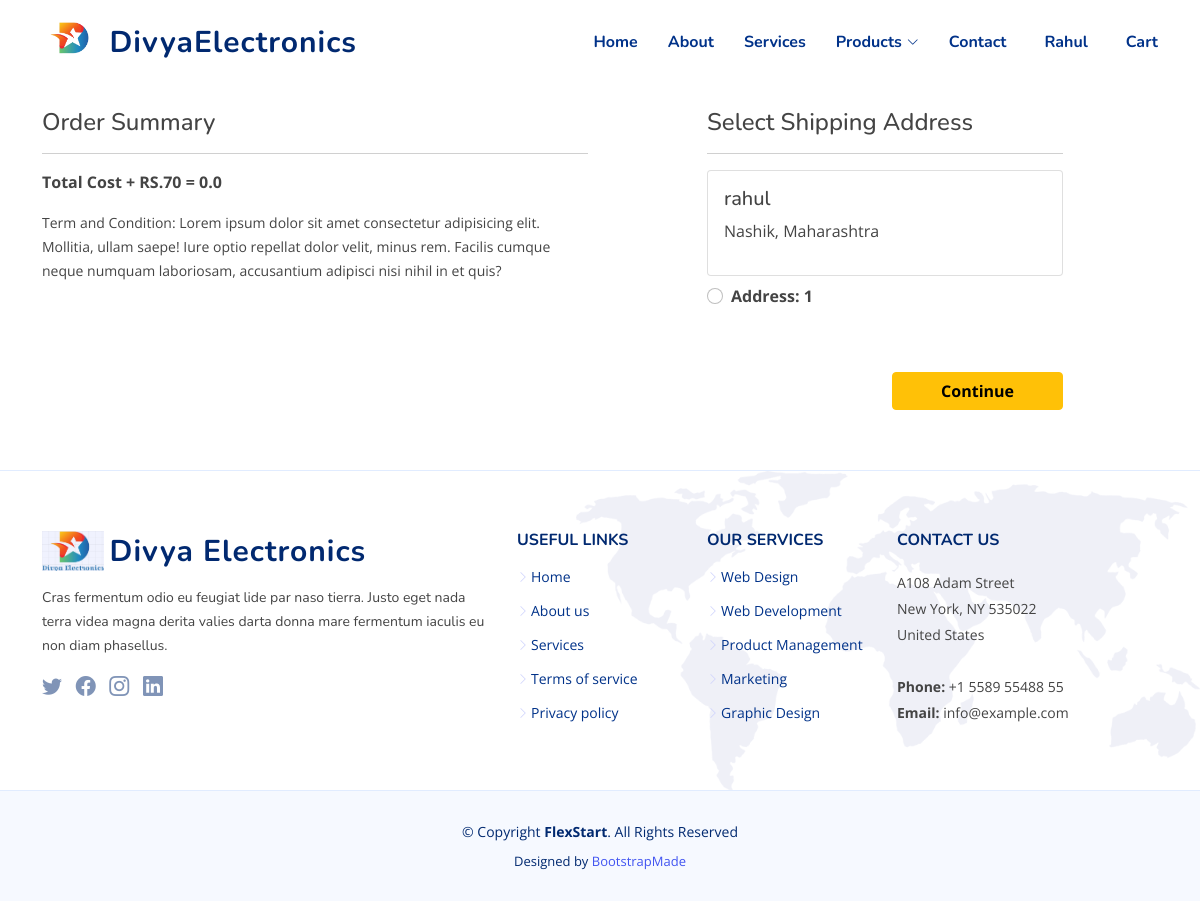
Page /checkout/ (signed in) on the committed database.
### home/models.py (models this page shows, shortened)
class Customer(models.Model):
 user = models.ForeignKey(User, on_delete=models.CASCADE)
 name = models.CharField(max_length=200)
 city = models.CharField(choices=CITY_CHOICES, max_length=50)
 state = models.CharField(max_length=50)

### home/views.py (the view)
# urls.py: path('checkout/', views.checkout, name='checkout'),
@login_required
def checkout(request):
 user = request.user
 add = Customer.objects.filter(user=user)
 cart_items = Cart.objects.filter(user=request.user)
 amount = 0.0
 shipping_amount= 70.0
 totalamount = 0.0
 cart_product = [p for p in Cart.objects.all() if p.user ==  request.user]
 if cart_product:
  for p in cart_product:
    tempamount = (p.quantity * p.product.selling_price)
    amount += tempamount
  totalamount = amount + shipping_amount
 return render(request, 'home/checkout.html', {'add':add, 'totalamount':totalamount, 'cart_items':cart_items})

### home/templates/home/checkout.html (shortened to what this page needs)
{% extends 'home/base.html' %}
{% load static %}
{% block main-content %}
<section class="inner-page">
<div class="container">
 <div class="row mt-5">
  <div class="col-sm-6">
    <h4>Order Summary</h4>
    <hr>
    <p class="fw-bold">Total Cost + RS.70 = {{totalamount}}</p>
    <small>Term and Condition: Lorem ipsum dolor sit amet consectetur adipisicing elit. Mollitia, ullam saepe! Iure optio repellat dolor velit, minus rem. Facilis cumque neque numquam laboriosam, accusantium adipisci nisi nihil in et quis?</small>
  </div>
  <div class="col-sm-4 offset-sm-1">
    <h4>Select Shipping Address</h4>
    <hr>
    <form action="/paymentdone">
    {% for ad in add %}
      <div class="card">
        <div class="card-body">
        <h5>{{ad.name}}</h5>
        <p>{{ad.city}}, {{ad.state}}</p>
        </div>
      </div>
        <div class="form-check mt-2 mb-5">
          <input class="form-check-input" type="radio" name="custid" id="custadd{{forloop.counter}}" value="{{ad.id}}">
          <label class="form-check-label fw-bold" for="custadd{{forloop.counter}}">
            Address:  {{ forloop.counter }} </label>
        </div>
      {% endfor %}
        <div class="text-end">
          <button type="submit" class="btn btn-warning mt-3 px-5 fw-bold">Continue</button>
        </div>
      </form>
    </div>
  </div>
</div>
</section>
{% endblock main-content %}

### home/templates/home/base.html (shortened to what this page needs)
<!DOCTYPE html>
<html lang="en">
{% load static %}
<head>
  <link rel="stylesheet" href="{% static 'home/assets/css/owl.carousel.min.css' %}">
  <link href="{% static 'home/assets/vendor/bootstrap/css/bootstrap.min.css' %}" rel="stylesheet">
  <link href="{% static 'home/assets/vendor/bootstrap-icons/bootstrap-icons.css' %}" rel="stylesheet">
  <link href="{% static 'home/assets/vendor/aos/aos.css' %}" rel="stylesheet">
  <link href="{% static 'home/assets/vendor/remixicon/remixicon.css' %}" rel="stylesheet">
  <link href="{% static 'home/assets/vendor/swiper/swiper-bundle.min.css' %}" rel="stylesheet">
  <link href="{% static 'home/assets/vendor/glightbox/css/glightbox.min.css' %}" rel="stylesheet">
  <link href="{% static 'home/assets/css/style.css' %}" rel="stylesheet">
</head>
<body>
  <header id="header" class="header fixed-top">
    <div class="container-fluid container-xl d-flex align-items-center justify-content-between">
      <a href="index.html" class="logo d-flex align-items-center">
        <img src="{% static 'home/assets/img/Divya 3.png' %}" alt="">
        <span>DivyaElectronics</span>
      </a>
      <nav id="navbar" class="navbar">
        <ul>
          <li><a class="nav-link" href="/">Home</a></li>
          <li><a class="nav-link" href="{% url 'about' %}">About</a></li>
          <li><a class="nav-link" href="{% url 'services' %}">Services</a></li>
          <li class="dropdown"><a href="#"><span>Products</span> <i class="bi bi-chevron-down"></i></a>
          </li>
          <li><a class="nav-link" href="{% url 'contactus' %}">Contact</a></li>
          <ul>
          {% if request.user.is_authenticated %}
            <li class="nav-item dropdown mx-2">
              <a class="nav-link scrollto" href="#" id="profileDropdown" role="button" data-bs-toggle="dropdown" aria-expanded="false">
                {{request.user.username|capfirst}}
              </a>
            </li>
            <li>
             <a href="{% url 'showcart' %}" class="nav-link scrollto"> Cart </a>
            </li>
          {% endif %}
          </ul>
        </ul>
      </nav>
    </div>
  </header>
  {% block main-content %} {% endblock main-content %}
  <footer id="footer" class="footer">
    <div class="footer-top">
      <div class="container">
        <div class="row gy-4">
          <div class="col-lg-5 col-md-12 footer-info">
            <a href="index.html" class="logo d-flex align-items-center">
              <img src="{% static 'home/assets/img/logo.jpg' %}" alt="">
              <span>Divya Electronics</span>
            </a>
            <p>Cras fermentum odio eu feugiat lide par naso tierra. Justo eget nada terra videa magna derita valies darta donna mare fermentum iaculis eu non diam phasellus.</p>
            <div class="social-links mt-3">
              <a href="#" class="twitter"><i class="bi bi-twitter"></i></a>
              <a href="#" class="facebook"><i class="bi bi-facebook"></i></a>
              <a href="#" class="instagram"><i class="bi bi-instagram bx bxl-instagram"></i></a>
              <a href="#" class="linkedin"><i class="bi bi-linkedin bx bxl-linkedin"></i></a>
            </div>
          </div>
          <div class="col-lg-2 col-6 footer-links">
            <h4>Useful Links</h4>
            <ul>
              <li><i class="bi bi-chevron-right"></i> <a href="#">Home</a></li>
              <li><i class="bi bi-chevron-right"></i> <a href="#">About us</a></li>
              <li><i class="bi bi-chevron-right"></i> <a href="#">Services</a></li>
              <li><i class="bi bi-chevron-right"></i> <a href="#">Terms of service</a></li>
              <li><i class="bi bi-chevron-right"></i> <a href="#">Privacy policy</a></li>
            </ul>
          </div>
          <div class="col-lg-2 col-6 footer-links">
            <h4>Our Services</h4>
            <ul>
              <li><i class="bi bi-chevron-right"></i> <a href="#">Web Design</a></li>
              <li><i class="bi bi-chevron-right"></i> <a href="#">Web Development</a></li>
              <li><i class="bi bi-chevron-right"></i> <a href="#">Product Management</a></li>
              <li><i class="bi bi-chevron-right"></i> <a href="#">Marketing</a></li>
              <li><i class="bi bi-chevron-right"></i> <a href="#">Graphic Design</a></li>
            </ul>
          </div>
          <div class="col-lg-3 col-md-12 footer-contact text-center text-md-start">
            <h4>Contact Us</h4>
            <p>
              A108 Adam Street <br>
              New York, NY 535022<br>
              United States <br><br>
              <strong>Phone:</strong> +1 5589 55488 55<br>
              <strong>Email:</strong> info@example.com<br>
            </p>
          </div>
        </div>
      </div>
    </div>
    <div class="container">
      <div class="copyright">
        &copy; Copyright <strong><span>FlexStart</span></strong>. All Rights Reserved
      </div>
      <div class="credits">
        Designed by <a href="https://bootstrapmade.com/">BootstrapMade</a>
      </div>
    </div>
  </footer>
</body>
</html>

### home/static/home/assets/css/style.css (style rules this page uses)
:root { scroll-behavior: smooth; }
body { font-family: "Open Sans", sans-serif; color: #444444; }
a { color: #4154f1; text-decoration: none; }
h1, h2, h3, h4, h5, h6 { font-family: "Nunito", sans-serif; }
section { padding: 60px 0; overflow: hidden; }
.header { transition: all 0.5s; z-index: 997; padding: 20px 0; }
.header .logo { line-height: 0; }
.header .logo img { max-height: 40px; margin-right: 6px; }
.header .logo span { font-size: 30px; font-weight: 700; letter-spacing: 1px; color: #012970; font-family: "Nunito", sans-serif; margin-top: 3px; }
.navbar { padding: 0; }
.navbar ul { margin: 0; padding: 0; display: flex; list-style: none; align-items: center; }
.navbar li { position: relative; }
.navbar a { display: flex; align-items: center; justify-content: space-between; padding: 10px 0 10px 30px; font-family: "Nunito", sans-serif; font-size: 16px; font-weight: 700; color: #013289; white-space: nowrap; transition: 0.3s; }
.navbar a i { font-size: 12px; line-height: 0; margin-left: 5px; }
.footer { background: #f6f9ff; padding: 0 0 30px 0; font-size: 14px; }
.footer .footer-top { background: white url(../img/footer-bg.png) no-repeat right top; background-size: contain; border-top: 1px solid #e1ecff; border-bottom: 1px solid #e1ecff; padding: 60px 0 30px 0; }
.footer .footer-top .footer-info { margin-bottom: 30px; }
.footer .footer-top .footer-info .logo { line-height: 0; margin-bottom: 15px; }
.footer .footer-top .footer-info .logo img { max-height: 40px; margin-right: 6px; }
.footer .footer-top .footer-info .logo span { font-size: 30px; font-weight: 700; letter-spacing: 1px; color: #012970; font-family: "Nunito", sans-serif; margin-top: 3px; }
.footer .footer-top .footer-info p { font-size: 14px; line-height: 24px; margin-bottom: 0; font-family: "Nunito", sans-serif; }
.footer .footer-top .social-links a { font-size: 20px; display: inline-block; color: rgba(1, 41, 112, 0.5); line-height: 0; margin-right: 10px; transition: 0.3s; }
.footer .footer-top h4 { font-size: 16px; font-weight: bold; color: #012970; text-transform: uppercase; position: relative; padding-bottom: 12px; }
.footer .footer-top .footer-links { margin-bottom: 30px; }
.footer .footer-top .footer-links ul { list-style: none; padding: 0; margin: 0; }
.footer .footer-top .footer-links ul i { padding-right: 2px; color: #d0d4fc; font-size: 12px; line-height: 0; }
.footer .footer-top .footer-links ul li { padding: 10px 0; display: flex; align-items: center; }
.footer .footer-top .footer-links ul li:first-child { padding-top: 0; }
.footer .footer-top .footer-links ul a { color: #013289; transition: 0.3s; display: inline-block; line-height: 1; }
.footer .footer-top .footer-contact p { line-height: 26px; }
.footer .copyright { text-align: center; padding-top: 30px; color: #012970; }
.footer .credits { padding-top: 10px; text-align: center; font-size: 13px; color: #012970; }

### rows in the picture
Customer: name "rahul", city "Nashik", state "Maharashtra"

### other values in the picture
{{ request.user.username|capfirst }} "Rahul"
{{ totalamount }} "0.0"
